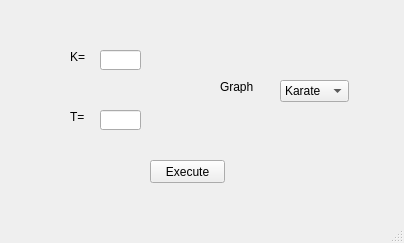
<?xml version="1.0" encoding="UTF-8"?>
<ui version="4.0">
 <class>MainWindow</class>
 <widget class="QMainWindow" name="MainWindow">
  <property name="geometry">
   <rect>
    <x>0</x>
    <y>0</y>
    <width>404</width>
    <height>243</height>
   </rect>
  </property>
  <property name="windowTitle">
   <string>MainWindow</string>
  </property>
  <widget class="QWidget" name="centralwidget">
   <widget class="QLineEdit" name="kValue">
    <property name="geometry">
     <rect>
      <x>100</x>
      <y>50</y>
      <width>41</width>
      <height>20</height>
     </rect>
    </property>
   </widget>
   <widget class="QLabel" name="label">
    <property name="geometry">
     <rect>
      <x>70</x>
      <y>50</y>
      <width>47</width>
      <height>13</height>
     </rect>
    </property>
    <property name="text">
     <string>K=</string>
    </property>
   </widget>
   <widget class="QComboBox" name="comboBox">
    <property name="geometry">
     <rect>
      <x>280</x>
      <y>80</y>
      <width>69</width>
      <height>22</height>
     </rect>
    </property>
    <item>
     <property name="text">
      <string>Karate</string>
     </property>
    </item>
    <item>
     <property name="text">
      <string>Graphe 1</string>
     </property>
    </item>
   </widget>
   <widget class="QLabel" name="label_2">
    <property name="geometry">
     <rect>
      <x>220</x>
      <y>80</y>
      <width>47</width>
      <height>13</height>
     </rect>
    </property>
    <property name="text">
     <string>Graph</string>
    </property>
   </widget>
   <widget class="QPushButton" name="pushButton">
    <property name="geometry">
     <rect>
      <x>150</x>
      <y>160</y>
      <width>75</width>
      <height>23</height>
     </rect>
    </property>
    <property name="text">
     <string>Execute</string>
    </property>
   </widget>
   <widget class="QLabel" name="label_3">
    <property name="geometry">
     <rect>
      <x>70</x>
      <y>110</y>
      <width>47</width>
      <height>13</height>
     </rect>
    </property>
    <property name="text">
     <string>T=</string>
    </property>
   </widget>
   <widget class="QLineEdit" name="tValue">
    <property name="geometry">
     <rect>
      <x>100</x>
      <y>110</y>
      <width>41</width>
      <height>20</height>
     </rect>
    </property>
   </widget>
  </widget>
  <widget class="QMenuBar" name="menubar">
   <property name="geometry">
    <rect>
     <x>0</x>
     <y>0</y>
     <width>404</width>
     <height>21</height>
    </rect>
   </property>
  </widget>
  <widget class="QStatusBar" name="statusbar"/>
 </widget>
 <resources/>
 <connections/>
</ui>
